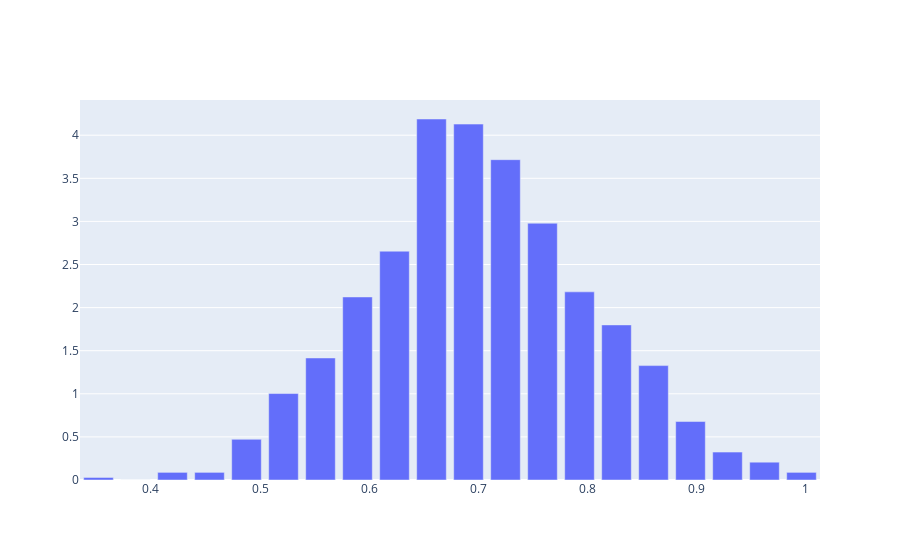

Write notebook code for a chart like this one.
### Markdown cell above
Voy a hacer un gráfico de barras con new_bins y dens_prob para ver si queda como un histograma.

### Code cell
fig = go.Figure()
fig.add_traces(go.Bar(x = new_bins,
                      y = dens_prob))
#fig.add_traces(go.Histogram(x = data)) #si queres comparar tu histograma con el que da plotlyaca podes usarcomentar esta linea

### Figure 1 — Plotly figure (JSON) as saved in the notebook; plotly's stock layout.template omitted (floating-point values rounded to 4 significant figures)
{"data": [{"type": "bar", "x": [0.352, 0.3859, 0.4198, 0.4537, 0.4876, 0.5215, 0.5554, 0.5893, 0.6232, 0.6571, 0.691, 0.725, 0.7589, 0.7928, 0.8267, 0.8606, 0.8945, 0.9284, 0.9623, 0.9962], "y": [0.02949, 0, 0.08848, 0.08848, 0.4719, 1.003, 1.416, 2.123, 2.654, 4.188, 4.129, 3.716, 2.979, 2.182, 1.799, 1.327, 0.6783, 0.3244, 0.2064, 0.08848]}], "layout": {}}
